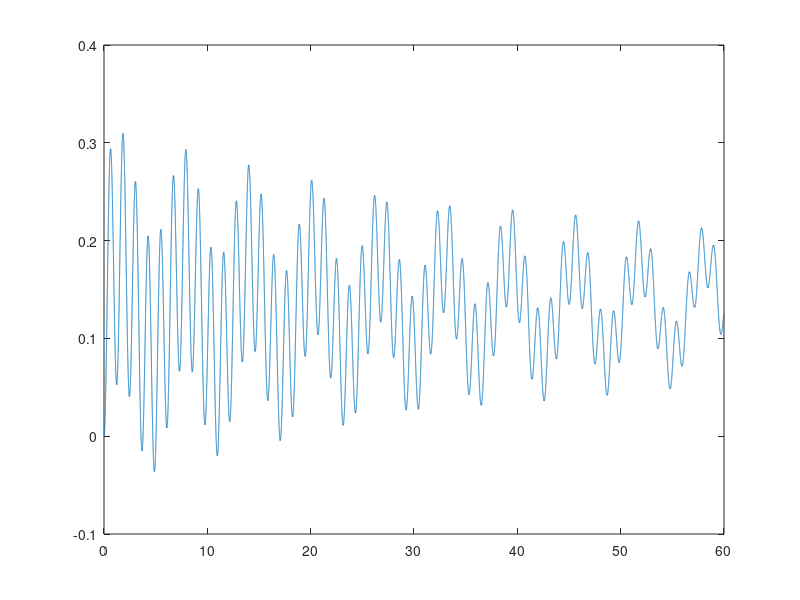
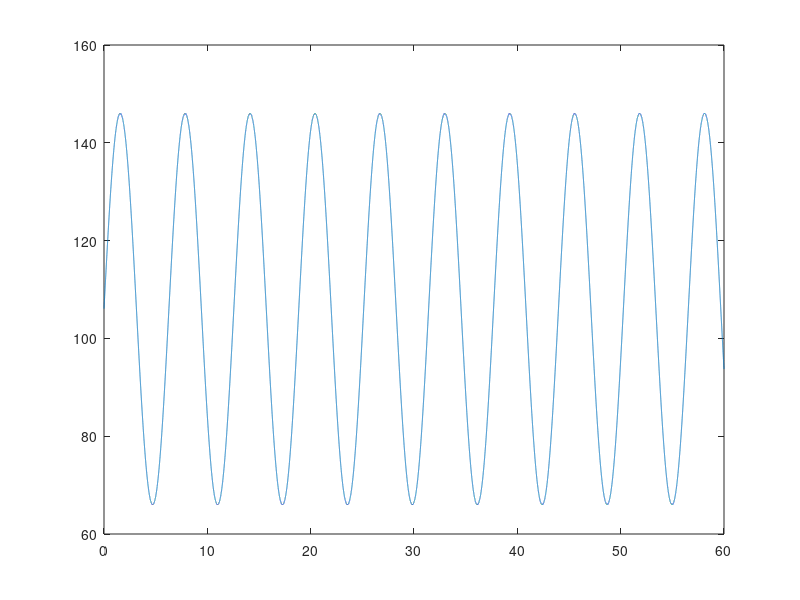

The MATLAB script that drew these images, in order:
clf
clear
clc

% Per prima cosa scrivo i dati della sospensione
c=2; k=800; delta=0.5; m=30; g=9.8;

% In seguito scrivo i dati della strada
A=0.05; omega=1;

% Scrivo poi i dati della simulazione
t_finale=60;        % 60 secondi
n=100000;           % num di iterazioni
delta_t=t_finale/n; % lunghezza intervallini

% Scrivo inoltre le condizioni iniziali
xi=0;
vel_xi=0;

t=0;

% Ora posso partire con le iterazioni
for counter=1:n

    % Scrivo infine, tramite y, l'andamento della strada
    y=A*sin(omega*t);
    y_punto=A*omega*cos(omega*t);     % Derivata di y

    % Ho tutto per trovare la Forza esterna
    F_esterna=k*delta-m*g+k*y+c*y_punto;

    % Ho trovato così la forza esterna, e posso calcolare l'accelerazione
    acc_xi=1/m*(F_esterna-c*vel_xi-k*xi);

    % Posso poi trovare velocità e posizione ai passi i+1
    vel_xii=vel_xi+delta_t*acc_xi;
    % Per trovare la posizione (i+1)-esima uso la velocità (i+1)-esima,
    % questo perchè la velocità i-esima crea instabilità
    xii=xi+delta_t*vel_xi;


    % SALVO I RISULTATI
    % Creo un vettore in cui salvo tutti i dati delle posizioni xi
    vet_x(counter)=xi;

    % Ed un vettore in cui salvo le forze esterne
    vet_F_esterna(counter)=F_esterna;

    % Inoltre creo un vettore per i tempi che metterò in ordinata
    vet_t(counter)=t;


    % Aggiorno infine le variabili
    t=t+delta_t;
    xi=xii;
    vel_xi=vel_xii;

end

% PLOTTO I RISULTATI
% Plotto sia la posizione della massa sia la forza esterna in questo modo
figure(1)
plot(vet_t,vet_x)
figure(2)
plot(vet_t,vet_F_esterna)
